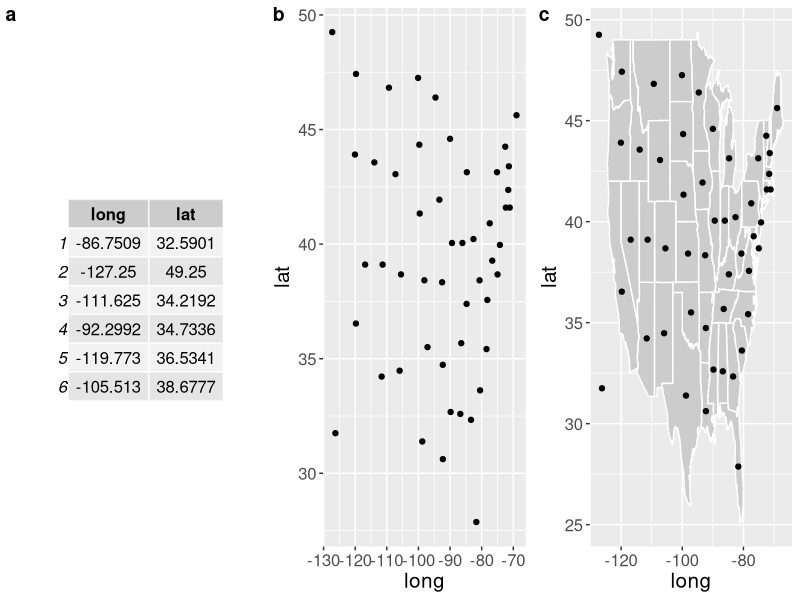
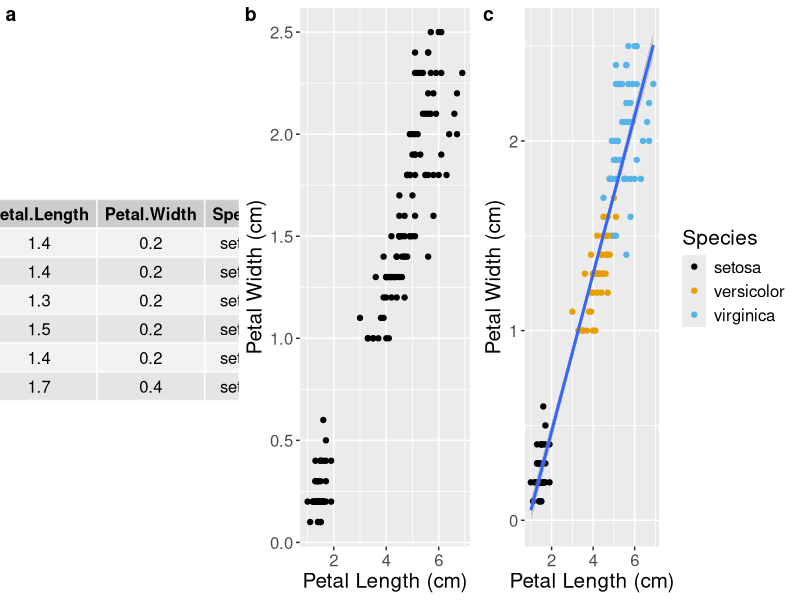

The R script that drew these images, in order: (Note: this script raises an error after producing the figures.)
## ---- chunk 1
library(tidyverse)
library(cowplot)
library(gridExtra)

map_d <- state.center %>% as_tibble() %>% rename(long = x, lat = y)
map_grob <- tableGrob(head(map_d))
map1 <- ggplot(map_d, aes(x = long, y = lat)) + 
  geom_point() +
  theme(text = element_text(size = 15))

state <- map_data("state")

map2 <- ggplot(map_d, aes(x = long, y = lat)) + 
  geom_polygon(data = state, aes(x = long, y = lat, group = group), fill = "grey80", 
               color = 'white') + 
  geom_point() +
  theme(text = element_text(size = 15))

plot_grid(map_grob, map1, map2, nrow = 1, labels = "auto")

## ---- chunk 2

library(ggthemes)

iris_data <- iris %>% select(Petal.Length, Petal.Width, Species)
iris_grob <- tableGrob(head(iris_data))

iris_plot1 <- ggplot(iris, aes(x = Petal.Length, y = Petal.Width)) + 
  geom_point() +
  # geom_smooth(method = "lm") +
  labs(y = "Petal Width (cm)",
       x = "Petal Length (cm)") +
  theme(text = element_text(size = 15))

iris_plot2 <- ggplot(iris, aes(x = Petal.Length, y = Petal.Width)) + 
  geom_point(aes(color = Species)) +
  geom_smooth(method = "lm") +
  labs(y = "Petal Width (cm)",
       x = "Petal Length (cm)") +
  scale_color_colorblind() +
  theme(text = element_text(size = 15))

plot_grid(iris_grob, iris_plot1, iris_plot2, labels = "auto", nrow = 1, rel_widths = c(1, 1, 1.35))

## ---- chunk 3

knitr::include_graphics("images/bad_plot.jpg")

## ---- chunk 4

ggplot(iris, aes(x = Sepal.Length, y = Sepal.Width, color = Species)) + 
  geom_point(size = 3) +
  scale_color_colorblind() +
  theme(text = element_text(size = 15)) +
  labs(y = "Sepal Width (cm)",
       x = "Sepal Length (cm)")

# plot_grid(bad, better, nrow = 1, align = "v", rel_heights = c(1, 0.7))

## ---- chunk 5
#make a plot with the built-in R dataset mtcars
my_graph <- ggplot(data = mtcars, aes(x = mpg, y = wt)) + geom_point()

#View the plot in R
my_graph

#Save the plot as a .jpg to our working directory
ggsave(my_graph, file = "my_graph.jpg", dpi = 500, width = 6, height = 6, units = "in")
